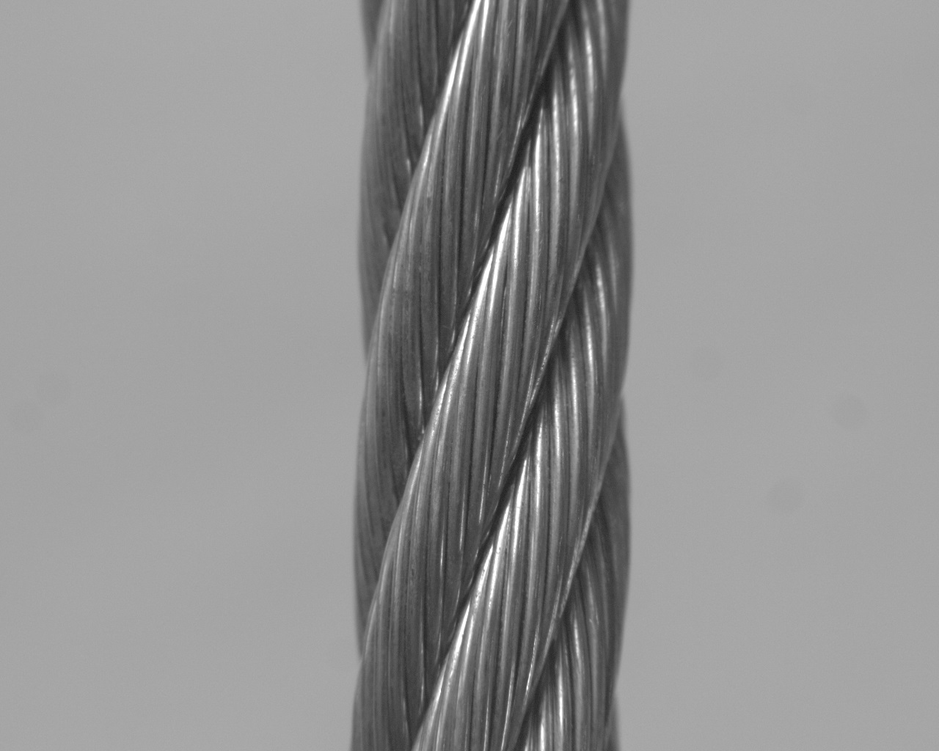
#> input picture lay/09.png, 939 x 751 px, shrunk from 1280 x 1024 before the run
$ jupyter execute --allow-errors 'opencv直线检测.ipynb'
#> lines starting #> are read from the running program, lines starting #| are printed output that depends on the picture; long printed decimals are rounded
[cell 1]
import cv2
import matplotlib.pyplot as plt
import numpy as np

# 行内显示图片
def cv2_imshow(image):
    return plt.imshow(cv2.cvtColor(image, cv2.COLOR_BGR2RGB))

def plt_format(image):
    return cv2.cvtColor(image, cv2.COLOR_BGR2RGB)

# 弹出窗口展示图片
def window_show(image):
    cv2.imshow('image',image)
    cv2.waitKey(10000)
    cv2.destroyAllWindows()

[cell 2]
gray0 = cv2.imread('lay/09.png',0)
#> gray0 is the input picture: shape (751, 939); min 31, max 255, mean 145.8

[cell 3]
cv2_imshow(gray0)

[cell 4]
lsd = cv2.createLineSegmentDetector(cv2.LSD_REFINE_NONE, 0.7)  # 检测直线

[cell 5]
lines,_,_,_ = lsd.detect(gray0)
#> lines = 225 rows, first 6: [538.2, 140, 361, 654.1], [517.4, 477.8, 421.7, 753.1], [524.9, 427.4, 488.8, 749.2], [538.5, 96.3, 521.4, 400.9], [555.8, 356.5, 546.4, 622.2], [437.3, 749.5, 468.4, 606.2]
with_line_img1 = lsd.drawSegments(gray0, lines)
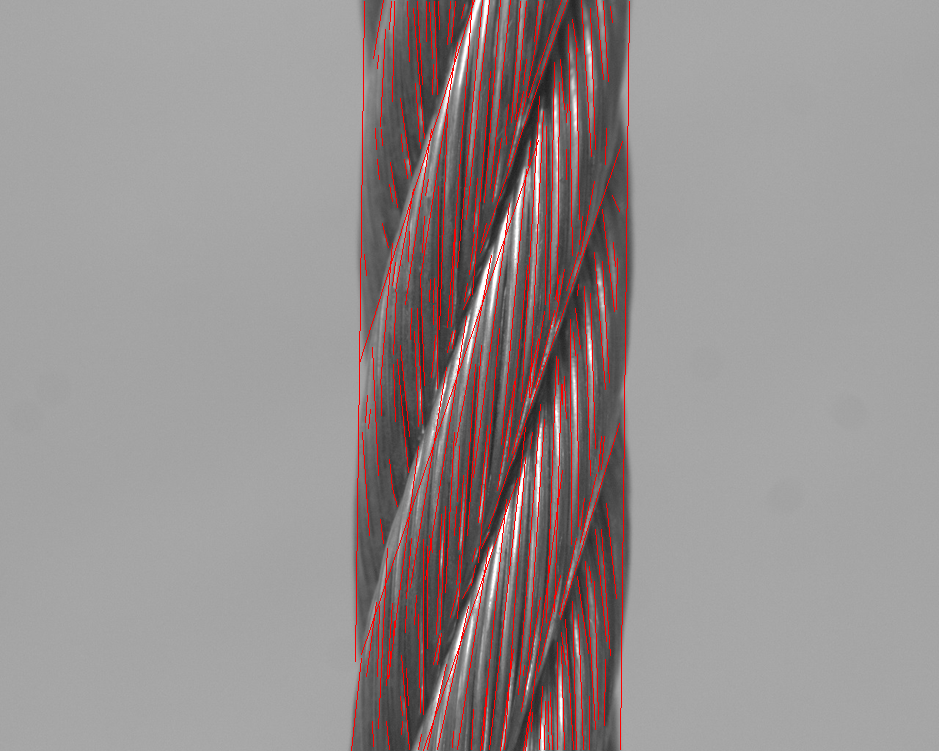
#> with_line_img1: shape (751, 939, 3); mean of channels 0, 1, 2 142.4, 142.4, 150.8; drawn as B, G, R

[cell 6]
window_show(with_line_img1)

[cell 7]
print(lines[0].shape)
#| (1, 4)

[cell 8]
line2 = []
angle_list = []
if lines[0] is not None:
    # 遍历每条检测出的线
    for line in lines:
        # 获取合适长度的线(line1-line3绝对值 > 指定宽度)
        if np.abs(line[0][0] - line[0][2]) > 80:
            print('线宽:',np.abs(line[0][0] - line[0][2]))
            # [7 lines of commented-out code are left out]
            angle = np.arctan(float(line[0][3] - line[0][1])/float(line[0][2] - line[0][0])) * -180 / np.pi

            if 80>angle>50:
                print('角度:',angle)
                line2.append(line)
                angle_list.append(angle)
#> this loop made 225 passes
#> (line, angle) on passes 1, 2, 21, 50: ([[538.2, 140, 361, 654.1]], 70.99), ([[517.4, 477.8, 421.7, 753.1]], 70.84), ([[474, -0.0566, 358.6, 363]], 72.36), ([[488.1, 528.4, 621.7, 141.1]], 70.97)
#> angle on pass 68: 70.85
#| 线宽: 177.115
#| 角度: 70.992
#| 线宽: 95.668
#| 角度: 70.841
#| 线宽: 115.454
#| 角度: 72.360
#| 线宽: 133.5835
#| 角度: 70.970
#| 线宽: 87.734
#| 角度: 70.850
#> after the loop, angle_list = [70.99, 70.84, 72.36, 70.97, 70.85]; line2 = [[[538.2, 140, 361, 654.1]], [[517.4, 477.8, 421.7, 753.1]], [[474, -0.0566, 358.6, 363]], [[488.1, 528.4, 621.7, 141.1]], [[479.5, 252.2, 567.3, -0.481]]]

[cell 9]
line2
#> Out has the same summary as line2

[cell 10]
line3 = np.array(line2)
#> line3 = [[538.2, 140, 361, 654.1], [517.4, 477.8, 421.7, 753.1], [474, -0.0566, 358.6, 363], [488.1, 528.4, 621.7, 141.1], [479.5, 252.2, 567.3, -0.481]]
with_line_img = lsd.drawSegments(gray0, line3)
window_show(with_line_img)

[cell 11]
cv2_imshow(with_line_img)
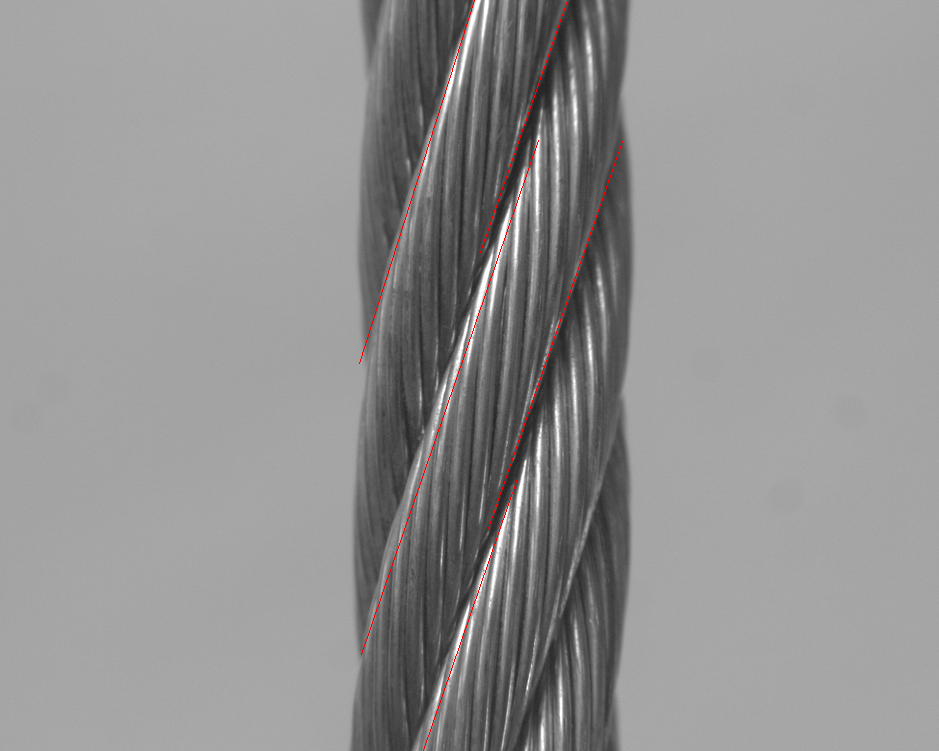
#> shown: shape (751, 939, 3); mean R, G, B 146.1, 145.5, 145.5

[cell 12]
angle_list
#> Out = [70.99, 70.84, 72.36, 70.97, 70.85]

[cell 13]
# data_list = [1,2,3,4,5,5,4,3,2,1,1,2,3,4,5,5,4,3,2,1,10000,-10000]
data_array = np.asarray(angle_list)
#> data_array = [70.99, 70.84, 72.36, 70.97, 70.85]

mean = np.mean(data_array , axis=0)
#> mean = 71.2
std = np.std(data_array , axis=0)
#> std = 0.582
print('均值与标准差',mean,std)
#| 均值与标准差 71.203 0.5818

# 剔除一个标准差外的数据
preprocessed_data_array = [x for x in data_array if (x > mean - std)]
#> preprocessed_data_array = [70.99, 70.84, 72.36, 70.97, 70.85]
preprocessed_data_array = [x for x in preprocessed_data_array if (x < mean + std)]
#> preprocessed_data_array = [70.99, 70.84, 70.97, 70.85]
ang = np.mean(preprocessed_data_array)
#> ang = 70.91

[cell 14]
print(ang)
#| 70.913

[cell 15]
D = 95-30

[cell 16]
D*np.pi/np.tan(ang)
#> Out = -47.26

[cell 17]
blur = cv2.bilateralFilter(gray0,9,75,75)

[cell 18]
kernel = np.ones((35,35),np.uint8)
#> kernel: shape (35, 35); every value is 1
erosion = cv2.erode(gray0,kernel,iterations = 1)
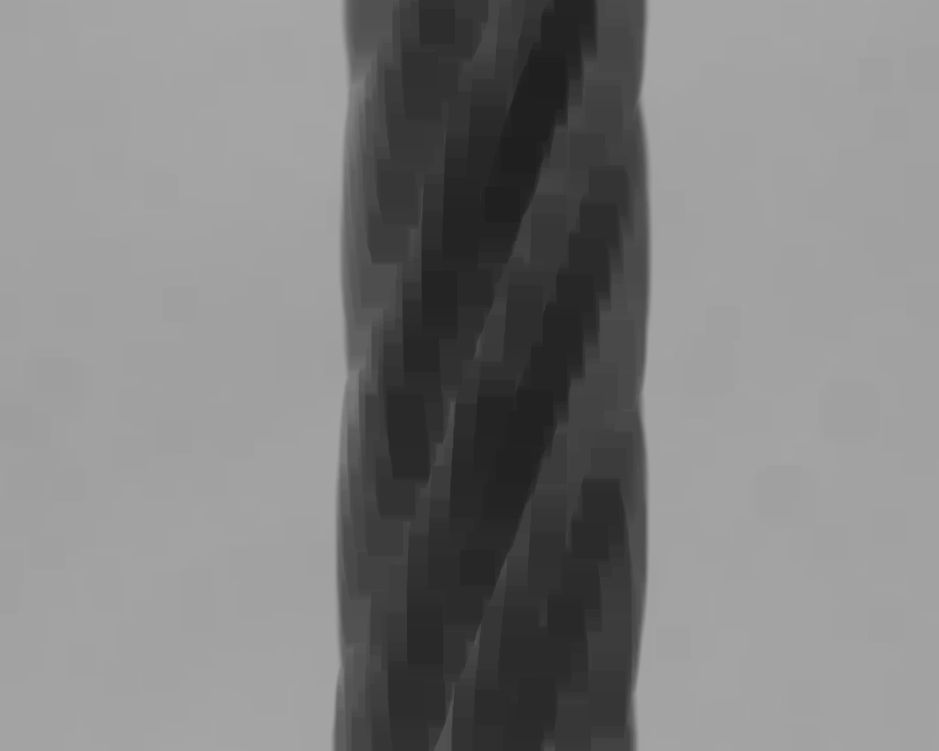
#> erosion: shape (751, 939); min 31, max 167, mean 127.8
opening = cv2.morphologyEx(gray0, cv2.MORPH_OPEN, kernel)
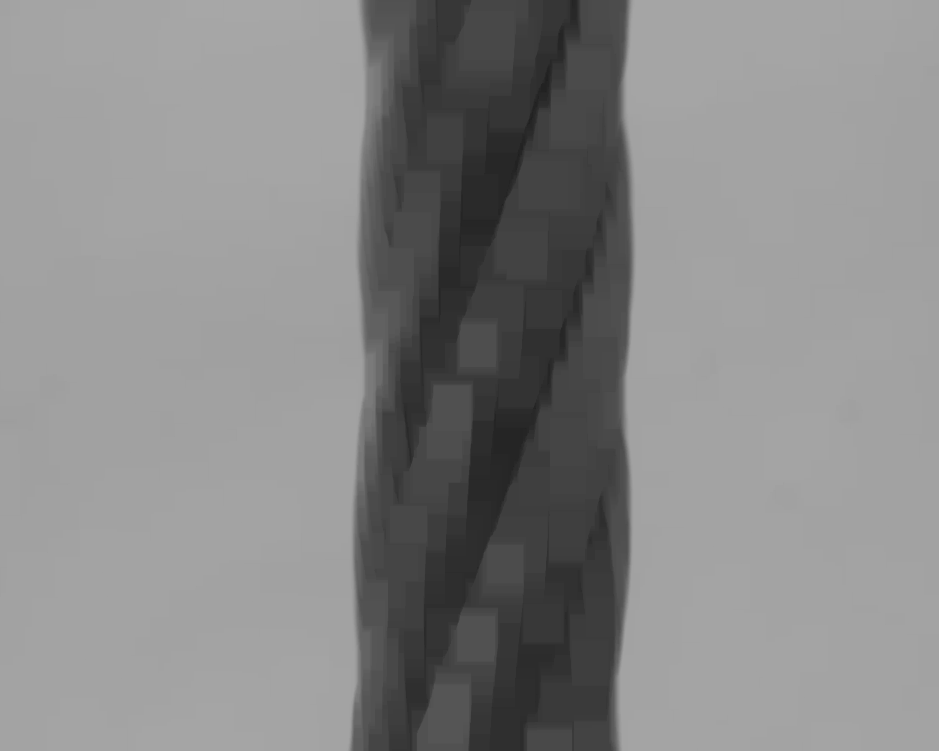
#> opening: shape (751, 939); min 31, max 167, mean 135.2
#> (the rest of this cell did not finish here and is left out)

[cell 19]
cv2_imshow(opening)
